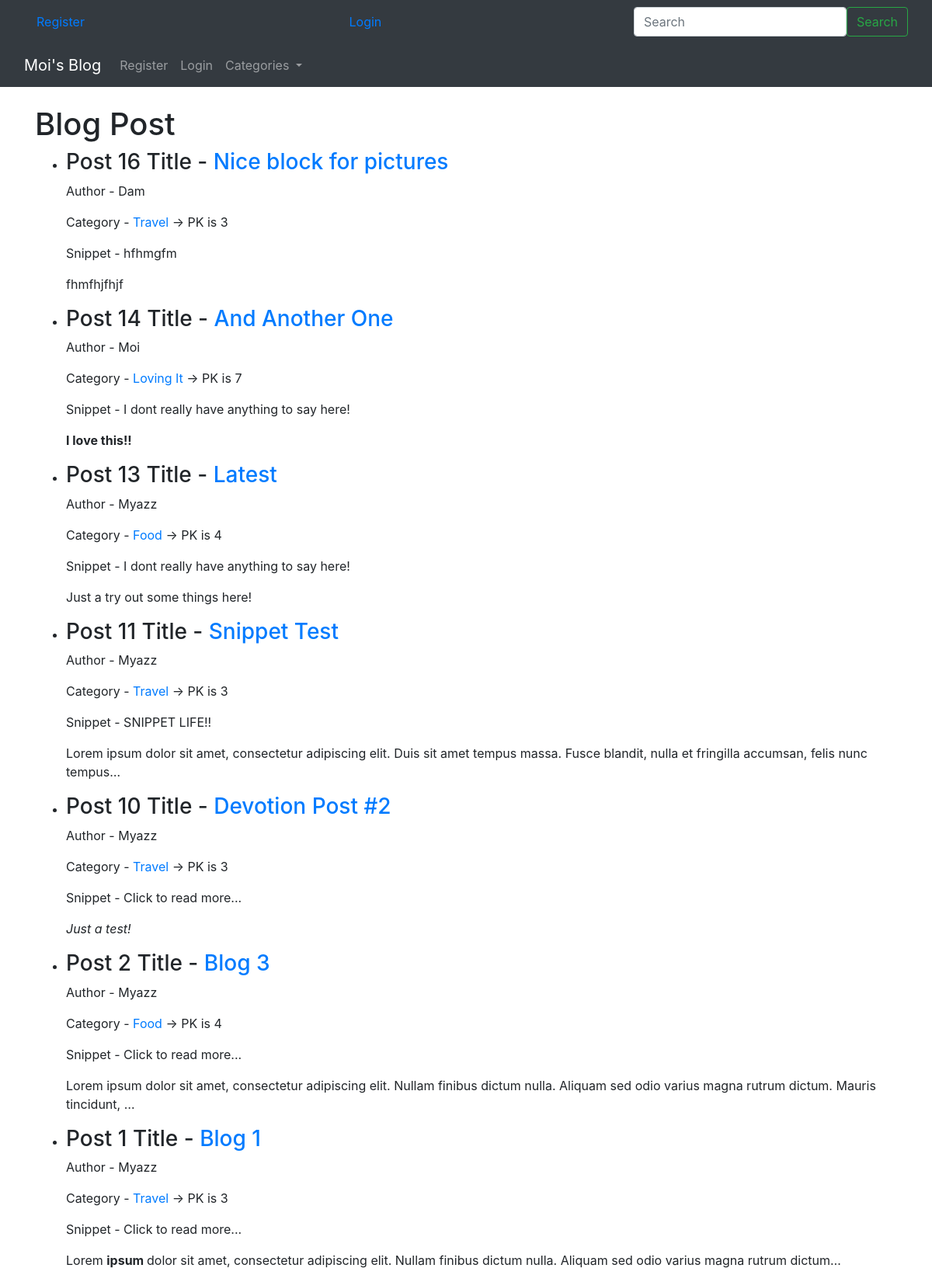
The page / on the database its author committed.
### blog/models.py (models this page shows, shortened)
class Post(models.Model):
    title = models.CharField(max_length=100)
    header_image = models.ImageField(null=True, blank=True, upload_to='images/')
    title_tag = models.CharField(max_length=100, default="Moi's Blog!")
    category = models.ForeignKey(Category, on_delete=models.SET_NULL, blank=True, null=True, related_name='categories')
    author = models.ForeignKey(User, on_delete=models.CASCADE)
    content = RichTextField(blank=True, null=True)
    snippet = models.CharField(max_length=255)
    date_posted = models.DateTimeField(default=timezone.now)
    likes = models.ManyToManyField(User, related_name='blog_posts')

class Category(models.Model):
    name = models.CharField(max_length=100, unique=True)
    def __str__(self):
        return f'{self.name.title()}'
    class Meta:
        verbose_name = "Category"
        verbose_name_plural = "Categories"

### blog/views.py (the view)
# urls.py: path('', PostListView.as_view(), name='blog-home'),
class PostListView(ListView):
    model = Post
    template_name = 'blog/home.html'
    context_object_name = 'posts'
    ordering = ['-date_posted']  # --> This the way how to order posts by the latest post by date.
    def get_context_data(self, *args, **kwargs):
        category_menu = Category.objects.all()
        context = super(PostListView, self).get_context_data(*args, **kwargs)
        context['category_menu'] = category_menu
        return context

### templates/blog/home.html (shortened to what this page needs)
{% extends 'base.html' %}
{% block content %}
    <h1>Blog Post</h1>
    <ul>
        {% for post in posts%}
            <li>
                <h3>Post {{ post.pk }} Title - <a href="{% url 'post-detail' post.pk %}">{{ post.title }}</a></h3>
            </li>
            <p>Author - {{ post.author|title }}</p>
            <p>Category - <a href="{% url 'category' post.category.pk %}">{{ post.category|title  }}</a> -> PK is {{ post.category.pk }}</p>
            <p>Snippet - {{ post.snippet }}</p>
            <p>
                {% with post=post.content|safe %}
                    {{post|truncatechars:150 }}
                {% endwith %}
            </p>
        {% endfor %}
    </ul>
{% endblock content %}

### rows shown on the page
Post: pk "16", title "Nice block for pictures", author "Dam", category "Travel", category.pk "3", snippet "hfhmgfm", content "fhmfhjfhjf"
Post: pk "14", title "And Another One", author "Moi", category "Loving It", category.pk "7", snippet "I dont really have anything to say here!", content "I love this!!"
Post: pk "13", title "Latest", author "Myazz", category "Food", category.pk "4", snippet "I dont really have anything to say here!", content "Just a try out some things here!"
Post: pk "11", title "Snippet Test", author "Myazz", category "Travel", category.pk "3", snippet "SNIPPET LIFE!!", post "Lorem ipsum dolor sit amet, consectetur adipiscing elit. Duis sit amet tempus massa. Fusce blandit, nulla et fringilla accumsan, felis nunc tempus…"
Post: pk "10", title "Devotion Post #2", author "Myazz", category "Travel", category.pk "3", snippet "Click to read more...", content "Just a test!"
Post: pk "2", title "Blog 3", author "Myazz", category "Food", category.pk "4", snippet "Click to read more...", post "Lorem ipsum dolor sit amet, consectetur adipiscing elit. Nullam finibus dictum nulla. Aliquam sed odio varius magna rutrum dictum. Mauris tincidunt, …"
Post: pk "1", title "Blog 1", author "Myazz", category "Travel", category.pk "3", snippet "Click to read more...", post "Lorem ipsum dolor sit amet, consectetur adipiscing elit. Nullam finibus dictum nulla. Aliquam sed odio varius magna rutrum dictum…"
